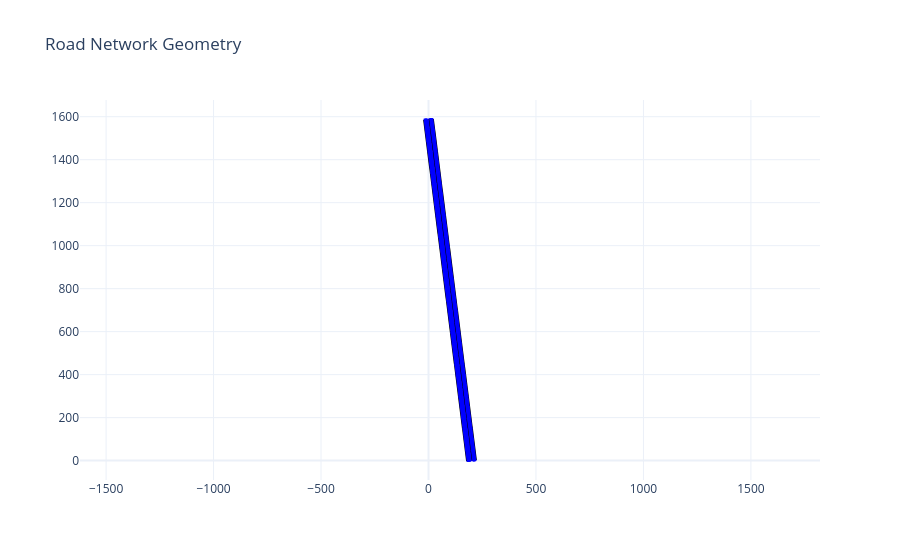

Notebook source saved alongside this figure:
### Code cell
sim.network.plot_network()
